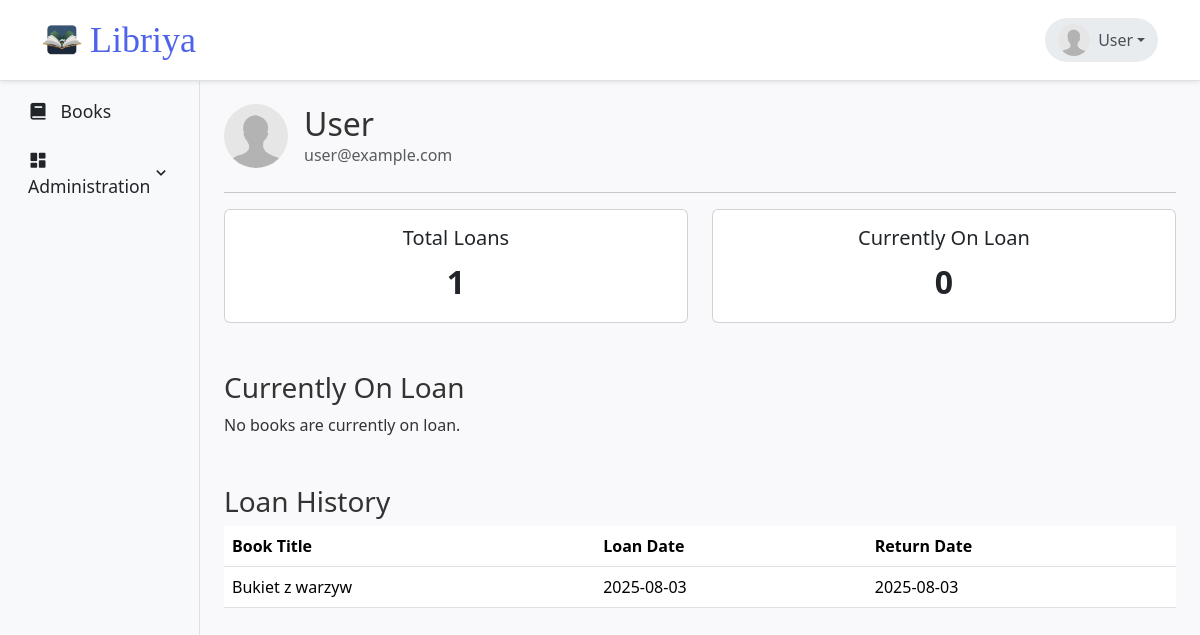
The app's page /profile/1 with its own data.
### app/models.py (models this page shows, shortened)
class User(db.Model):
    id = db.Column(db.Integer, primary_key=True)
    username = db.Column(db.String(50), unique=True,
                         nullable=False, index=True)
    email = db.Column(db.String(120), unique=True, nullable=False, index=True)
    password_hash = db.Column(db.String(128), nullable=False)
    image_file = db.Column(db.String(20), nullable=False,
                           default='default.jpg')
    loans = db.relationship('Loan', back_populates='user', lazy=True)
    is_admin = db.Column(db.Boolean, default=False)

class Loan(db.Model):
    id = db.Column(db.Integer, primary_key=True)
    book_id = db.Column(db.Integer, db.ForeignKey('book.id'), nullable=False)
    user_id = db.Column(db.Integer, db.ForeignKey('user.id'), nullable=False)
    loan_date = db.Column(db.DateTime, default=db.func.current_timestamp())
    return_date = db.Column(db.DateTime)
    book = db.relationship('Book', backref='loans')
    user = db.relationship('User', back_populates='loans')

class Book(db.Model):
    id = db.Column(db.Integer, primary_key=True)
    isbn = db.Column(db.String(13), unique=True, nullable=False, index=True)
    title = db.Column(db.String(200), nullable=False, index=True)
    authors = db.relationship(
        'Author', secondary=book_authors, lazy='subquery', back_populates='books')
    genre_id = db.Column(db.Integer, db.ForeignKey(
        'genre.id'), nullable=False)
    year = db.Column(db.Integer, nullable=False)
    cover = db.Column(db.String(200))
    is_available = db.Column(db.Boolean, default=True)

### app/routes.py (the view)
@bp.route("/profile/<int:user_id>")
def user_profile(user_id):
    user = User.query.get_or_404(user_id)
    all_loans = sorted(user.loans, key=lambda x: x.loan_date, reverse=True)
    active_loans = [loan for loan in all_loans if loan.return_date is None]
    loan_history = [loan for loan in all_loans if loan.return_date is not None]
    return render_template(
        "user_profile.html",
        user=user,
        loans=all_loans,
        active_loans=active_loans,
        loan_history=loan_history,
        title=f"{user.username}'s Profile"
    )

### libriya.py (called while the page is built)
@app.context_processor
def inject_current_user():
    from app.models import User
    user = db.session.query(User).first()
    return dict(current_user=user)

### app/templates/user_profile.html
{% extends "layout.html" %}
{% block content %}
<div class="container mt-5">
    <div class="d-flex align-items-center mb-4">
        <img class="rounded-circle" src="{{ url_for('static', filename='uploads/' + user.image_file) }}" style="width: 64px; height: 64px; object-fit: cover;">
        <div class="ms-3">
            <h2 class="mb-0">{{ user.username }}</h2>
            <p class="text-muted mb-0">{{ user.email }}</p>
        </div>
    </div>
    <hr>
    <div class="row mb-4">
        <div class="col-md-6">
            <div class="card text-center h-100">
                <div class="card-body">
                    <h5 class="card-title">Total Loans</h5>
                    <p class="card-text fs-2 fw-bold">{{ loans|length }}</p>
                </div>
            </div>
        </div>
        <div class="col-md-6">
            <div class="card text-center h-100">
                <div class="card-body">
                    <h5 class="card-title">Currently On Loan</h5>
                    <p class="card-text fs-2 fw-bold">{{ active_loans|length }}</p>
                </div>
            </div>
        </div>
    </div>
    <h3 class="mt-5">Currently On Loan</h3>
    {% if active_loans %}
    <table class="table table-hover">
        <thead>
            <tr>
                <th>Book Title</th>
                <th>Loan Date</th>
                <th>Actions</th>
            </tr>
        </thead>
        <tbody>
            {% for loan in active_loans %}
            <tr>
                <td>{{ loan.book.title }}</td>
                <td>{{ loan.loan_date.strftime('%Y-%m-%d') }}</td>
                <td>
                    <form action="{{ url_for('main.return_loan', loan_id=loan.id) }}" method="POST"
                        style="display: inline;">
                        <button type="submit" class="btn btn-outline-warning btn-sm"><i
                                class="bx bx-log-out-circle"></i> Return</button>
                    </form>
                </td>
            </tr>
            {% endfor %}
        </tbody>
    </table>
    {% else %}
    <p>No books are currently on loan.</p>
    {% endif %}
    <h3 class="mt-5">Loan History</h3>
    {% if loan_history %}
    <table class="table table-hover">
        <thead>
            <tr>
                <th>Book Title</th>
                <th>Loan Date</th>
                <th>Return Date</th>
            </tr>
        </thead>
        <tbody>
            {% for loan in loan_history %}
            <tr>
                <td>{{ loan.book.title }}</td>
                <td>{{ loan.loan_date.strftime('%Y-%m-%d') }}</td>
                <td>{{ loan.return_date.strftime('%Y-%m-%d') }}</td>
            </tr>
            {% endfor %}
        </tbody>
    </table>
    {% else %}
    <p>No loan history.</p>
    {% endif %}
</div>
{% endblock %}

### app/templates/layout.html (shortened to what this page needs)
<!DOCTYPE html>
<html lang="en">
<head>
    <link href="https://cdn.jsdelivr.net/npm/bootstrap@5.3.3/dist/css/bootstrap.min.css" rel="stylesheet">
    <link href="https://unpkg.com/boxicons@2.1.4/css/boxicons.min.css" rel="stylesheet">
    <link rel="stylesheet" href="{{ url_for('static', filename='/css/style.css') }}">
</head>
<body>
    <nav class="navbar navbar-expand-lg navbar-light bg-white border-bottom shadow-sm fixed-top">
        <div class="container">
            <a class="navbar-brand title-text d-flex align-items-center" href="/">
                <img src="{{ url_for('static', filename='/images/logo.png') }}" alt="Libriya" class="me-2"> Libriya
            </a>
            <div class="collapse navbar-collapse" id="navbarSupportedContent">
                <ul class="navbar-nav ms-auto mb-2 mb-lg-0 d-flex align-items-center">
                    {% if current_user %}
                    <li class="nav-item dropdown">
                        <a class="user-display dropdown-toggle d-flex align-items-center" href="#" role="button"
                            id="userDropdown" data-bs-toggle="dropdown" aria-expanded="false">
                            <img class="rounded-circle me-2"
                                src="{{ url_for('static', filename='uploads/' + current_user.image_file) }}"
                                style="width: 32px; height: 32px; object-fit: cover;">
                            {{ current_user.username }}
                        </a>
                    </li>
                    {% endif %}
                </ul>
            </div>
        </div>
    </nav>
    <div class="container-fluid">
        <div class="row">
            <nav id="sidebarMenu" class="col-md-2 d-none d-md-block bg-light sidebar border-end">
                <div class="position-sticky pt-3">
                    <ul class="nav nav-pills flex-column">
                        <li class="nav-item mb-1">
                            <a class="nav-link {% if active_page == 'books' %}active {% else %}text-dark {% endif %}"
                                href="{{ url_for('main.home') }}">
                                <i class='bx bxs-book align-middle me-2'></i>
                                <span class="align-middle">Books</span>
                            </a>
                        </li>
                        {% if current_user and current_user.is_admin %}
                        <li class="nav-item mb-1">
                            <a class="nav-link d-flex justify-content-between align-items-center {% if parent_page != 'admin' %}collapsed{% endif %} {% if parent_page == 'admin' %}active{% else %}text-dark{% endif %}"
                                data-bs-toggle="collapse" href="#adminMenu" role="button"
                                aria-expanded="{% if parent_page == 'admin' %}true{% else %}false{% endif %}"
                                aria-controls="adminMenu">
                                <span>
                                    <i class='bx bxs-dashboard align-middle me-2'></i>
                                    <span class="align-middle">Administration</span>
                                </span>
                                <i class='bx bx-chevron-down'></i>
                            </a>
                        </li>
                        {% endif %}
                    </ul>
                </div>
            </nav>
            <main class="col-md-10 ms-sm-auto main-content">
                {% block content %}{% endblock %}
            </main>
        </div>
    </div>
</body>
</html>

### app/static/css/style.css (style rules this page uses)
:root { --navbar-height: 56px; }
body { background-color: #f9f9fb; font-family: 'Segoe UI', Tahoma, Geneva, Verdana, sans-serif; color: #333; padding-top: var(--navbar-height); }
.navbar-brand.title-text { font-family: "Cormorant Garamond", serif; font-optical-sizing: auto; font-weight: 400; font-style: normal; font-size: 36px; }
h2 { margin-bottom: 1rem; }
.navbar { background-color: #ffffff; border-bottom: 1px solid #e2e2e2; }
.navbar-brand { font-weight: bold; color: #4e63ea !important; font-size: 1.4rem; }
.table thead { background-color: #f1f3f5; }
.navbar-brand img { width: 40px; height: 40px; }
.sidebar { position: -webkit-sticky; position: sticky; top: 0; height: calc(100vh - var(--navbar-height)); padding-top: 1rem; overflow-x: hidden; overflow-y: auto; }
.sidebar .nav-link { font-size: 1.1rem; }
.sidebar .nav-link .bx { font-size: 1.25rem; }
.user-display { padding: 0.4rem 0.8rem; border-radius: 50rem; background-color: #e9ecef; color: #495057; font-weight: 500; }
.user-display.dropdown-toggle { text-decoration: none; }
.sidebar .nav-link[data-bs-toggle="collapse"] { cursor: pointer; }
.sidebar .nav-link[data-bs-toggle="collapse"] .bx-chevron-down { transition: transform 0.2s ease-in-out; }
.main-content { height: calc(100vh - var(--navbar-height)); overflow-y: auto; }

### records on screen
User: image_file (placeholder picture), username "User", email "user@example.com"
Loan: book "Bukiet z warzyw", loan_date "2025-08-03", return_date "2025-08-03"

### other values on screen
{{ loans|length }} "1"
{{ active_loans|length }} "0"
